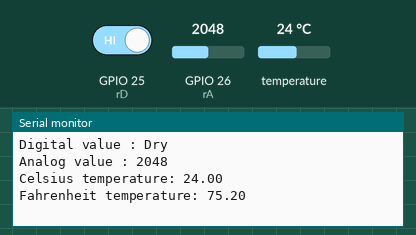
Bench run of a sketch on a simulated ESP32. On the bench: the last lines printed to the serial monitor. Inputs (shaded band) come from the test bench; at power-on: GPIO 25 (rD) HIGH, temperature 24 °C, GPIO 26 (rA) = 2048.

Above: at 1.5 s.
1.6 s: GPIO 25 (rD) driven LOW
5.8 s: temperature set to 12 °C
At 7.0 s:
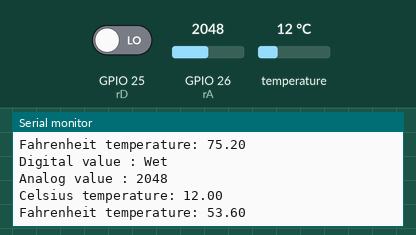
7.3 s: GPIO 26 (rA) set to 2866
At 8.6 s:
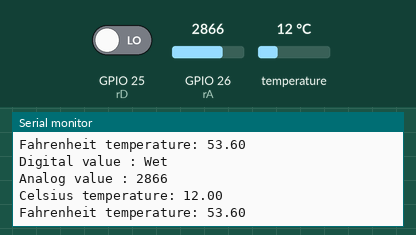
8.8 s: temperature set to 19 °C
At 10.1 s:
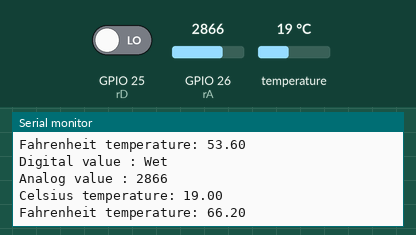
10.3 s: GPIO 26 (rA) set to 3603
At 12.5 s:
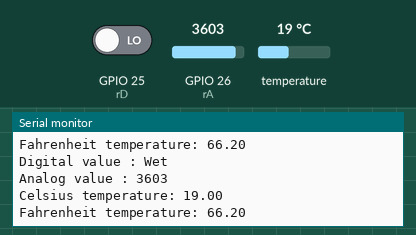
Timing chart, 0 to 12.8 s (numbered marks = the images above; inputs shaded):
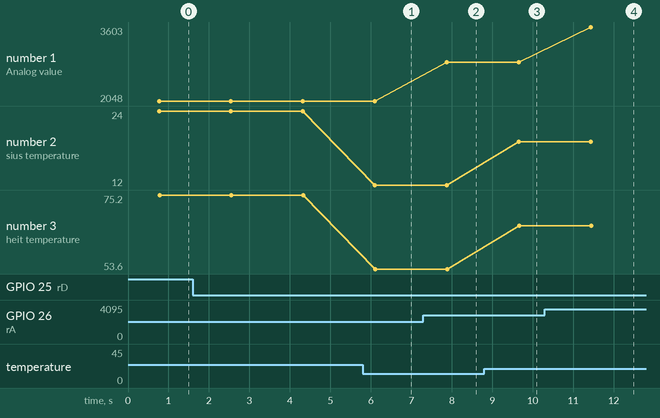

Measured:
- after the input at 5.8 s, the serial monitor: prints a new line after 0.30 s (image 1)
- after the input at 7.3 s, the serial monitor: prints a new line after 0.58 s (image 2)
- after the input at 8.8 s, the serial monitor: prints a new line after 0.85 s (image 3)
- after the input at 10.3 s, the serial monitor: prints a new line after 1.1 s (image 4)
- plotted number 1: 2048 → 2866 after the input at 7.3 s, 2866 → 3603 after the input at 10.3 s
- plotted number 2: 24 → 12 after the input at 5.8 s, 12 → 19 after the input at 8.8 s
- plotted number 3: 75.2 → 53.6 after the input at 5.8 s, 53.6 → 66.2 after the input at 8.8 s

The sketch:

rasentem.ino
```cpp
#include <WiFi.h>
#include <esp_now.h>
#include <OneWire.h>
#include <DallasTemperature.h>

//uint8_t broadcastAddress[] = {0x24, 0x6F, 0x28, 0x24, 0x8A, 0xC0};
//typedef struct struct_message {
//  int rD_s;
//  int rA_s;
//  float Celsius_s;
//  float Fahrenheit_s;
//} struct_message;
//struct_message myData;

//void OnDataSent(const uint8_t *mac_addr, esp_now_send_status_t status) {
//  Serial.print("\r\nLast Packet Send Status:\t");
//  Serial.println(status == ESP_NOW_SEND_SUCCESS ? "Delivery Success" : "Delivery Fail");
//}

#define ONE_WIRE_BUS 33
OneWire oneWire(ONE_WIRE_BUS);
DallasTemperature sensors(&oneWire);

float Celsius = 0;
float Fahrenheit = 0;
const int rD = 25; //4;
const int rA = 26; //A0;

int rA_val;

void setup()
{
  Serial.begin(115200);
//  Serial.println("ESP32(Sender) MAC Address: ");
//  Serial.println(WiFi.macAddress());
  pinMode(rD, INPUT);
  pinMode(rA, INPUT);
  //pinMode(temp, INPUT);
  sensors.begin();

//  if (esp_now_init() != ESP_OK) {
//    Serial.println("Error initializing ESP-NOW");
//    return;
//  }
//  esp_now_register_send_cb(OnDataSent);
//  esp_now_peer_info_t peerInfo;
//  memcpy(peerInfo.peer_addr, broadcastAddress, 6);
//  peerInfo.channel = 0;
//  peerInfo.encrypt = false;
//
//  if (esp_now_add_peer(&peerInfo) != ESP_OK){
//    Serial.println("Failed to add peer");
//    return;
//  }
}

void loop()
{
    sensors.requestTemperatures();
//    myData.rD_s = digitalRead(rD);
//    myData.rA_s = analogRead(rA);
//    myData.Celsius_s = sensors.getTempCByIndex(0);
//    myData.Fahrenheit_s = sensors.getTempFByIndex(0);

//    esp_err_t result = esp_now_send(broadcastAddress, (uint8_t *) &myData, sizeof(myData));
//
//    if (result == ESP_OK) {
//      Serial.println("Sent with success");
//    }
//    else {
//      Serial.println("Error sending the data");
//    }

    // RS
    if(digitalRead(rD) == LOW)
      {
        Serial.println("Digital value : Wet");
      }
    else
      {
        Serial.println("Digital value : Dry");
      }
    rA_val = analogRead(rA);
    Serial.print("Analog value : ");
    Serial.println(rA_val);
    Serial.println("");

    // Temp
    //sensors.requestTemperatures();
    Serial.print("Celsius temperature: ");
    //You can have more than one IC on the same bus (wire).
    Serial.println(sensors.getTempCByIndex(0));
    Serial.print("Fahrenheit temperature: ");
    Serial.println(sensors.getTempFByIndex(0));
//    Celsius=sensors.getTempCByIndex(0);
//    Fahrenheit=sensors.toFahrenheit(Celsius);
//    Serial.print("C: ");
//    Serial.println(Celsius);
//    Serial.print("F: ");
//    Serial.println(Fahrenheit);
    delay(1000);
}
```
